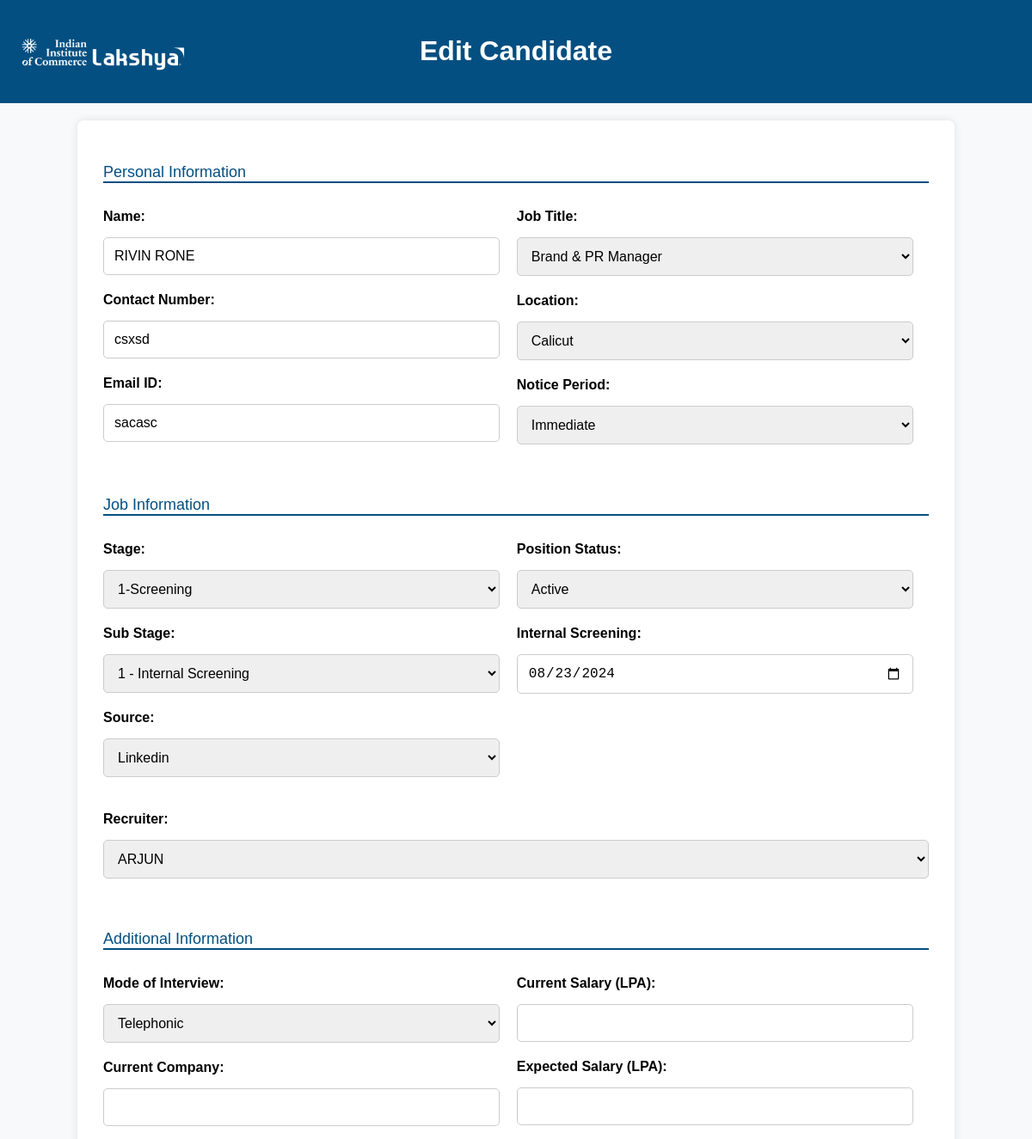
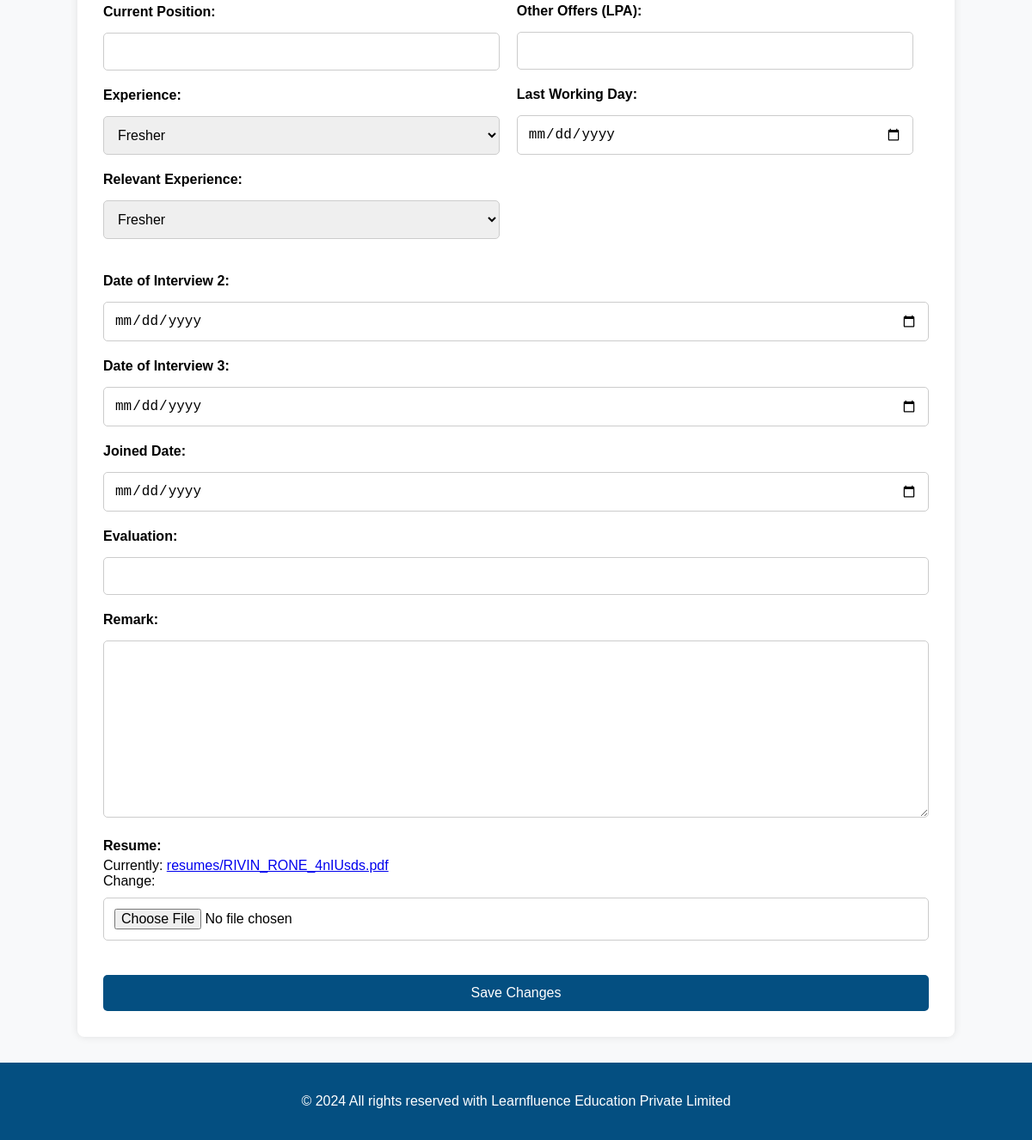
The app's page /4/edit/ (signed in) with its own data (2 pictures, top to bottom).
### candidates/models.py (models this page shows, shortened)
class Candidate(models.Model):
    name = models.CharField(max_length=100)
    job_title = models.ForeignKey(JobTitle, on_delete=models.CASCADE)
    notice_period = models.CharField(max_length=100, null=True, blank=True)
    stage = models.CharField(max_length=100, null=True, blank=True)
    sub_stage = models.CharField(max_length=100, null=True, blank=True)
    source = models.CharField(max_length=100, null=True, blank=True)
    position_status = models.CharField(max_length=100, null=True, blank=True)
    location = models.ForeignKey(Location, on_delete=models.CASCADE)
    interview_status = models.CharField(max_length=100, null=True, blank=True)
    interview_date = models.DateField(null=True, blank=True)
    interviewer = models.ForeignKey(Interviewer, on_delete=models.CASCADE)
    resume = models.FileField(upload_to='resumes/')
    sourcer = models.CharField(max_length=100, null=True, blank=True)
    contact_number = models.CharField(max_length=100)
    email_id = models.CharField(max_length=100)
    current_company = models.CharField(max_length=100, null=True, blank=True)
    current_position = models.CharField(max_length=100, null=True, blank=True)
    experience_years_months = models.CharField(max_length=100, null=True, blank=True)
    relevant_experience = models.CharField(max_length=100, null=True, blank=True)
    current_salary_lpa = models.CharField(max_length=100, null=True, blank=True)
    expected_salary_lpa = models.CharField(max_length=100, null=True, blank=True)
    other_offers_lpa = models.CharField(max_length=100, null=True, blank=True)
    last_working_day = models.CharField(max_length=100, null=True, blank=True)
    internal_screening = models.DateField(null=True, blank=True)
    date_of_interview_2 = models.DateField(null=True, blank=True)
    date_of_interview_3 = models.DateField(null=True, blank=True)
    remark = models.TextField(null=True, blank=True)
    evaluation_link = models.URLField(max_length=200, null=True, blank=True)
    joined_date = models.DateField(null=True, blank=True)

### candidates/views.py (the view)
# urls.py: path('<int:candidate_id>/edit/', login_required(candidate_edit), name='candidate_edit'),
@login_required
def candidate_edit(request, candidate_id):
    candidate = get_object_or_404(Candidate, pk=candidate_id)
    if request.method == 'POST':
        form = CandidateForm(request.POST, request.FILES, instance=candidate)
        if form.is_valid():
            form.save()
            messages.success(request, 'Candidate details updated successfully.')
            return redirect('reports_home')
        else:
            messages.error(request, 'There was an error saving the form. Please check the fields and try again.')
    else:
        form = CandidateForm(instance=candidate)
    return render(request, 'candidate_edit.html', {'form': form, 'candidate': candidate})

### candidates/models.py (called while the page is built)
    def __str__(self):
        return self.name

    def __str__(self):
        return self.name

    def __str__(self):
        return self.name

### candidates/templates/candidate_edit.html (shortened to what this page needs)
{% load static %}
<!DOCTYPE html>
<html lang="en">
<head>
</head>
<body>
<header>
    <a href="{% url 'home' %}">
        <img src="{% static 'candidates/logoo.png' %}" alt="Hire-Pro Logo" class="logo">
    </a>
    <h1>Edit Candidate</h1>
</header>
<form method="post" enctype="multipart/form-data">
    <div class="section-header">Personal Information</div>
    <div class="form-section">
        <label for="{{ form.name.id_for_label }}">Name:</label>
        {{ form.name }}
        <label for="{{ form.contact_number.id_for_label }}">Contact Number:</label>
        {{ form.contact_number }}
        <label for="{{ form.email_id.id_for_label }}">Email ID:</label>
        {{ form.email_id }}
    </div>
    <div class="form-section">
        <label for="{{ form.job_title.id_for_label }}">Job Title:</label>
        {{ form.job_title }}
        <label for="{{ form.location.id_for_label }}">Location:</label>
        {{ form.location }}
        <label for="{{ form.notice_period.id_for_label }}">Notice Period:</label>
        {{ form.notice_period }}
    </div>
    <div class="section-header full-width">Job Information</div>
    <div class="form-section">
        <label for="{{ form.stage.id_for_label }}">Stage:</label>
        {{ form.stage }}
        <label for="{{ form.sub_stage.id_for_label }}">Sub Stage:</label>
        {{ form.sub_stage }}
        <label for="{{ form.source.id_for_label }}">Source:</label>
        {{ form.source }}
    </div>
    <div class="form-section">
        <label for="{{ form.position_status.id_for_label }}">Position Status:</label>
        {{ form.position_status }}
        <label for="{{ form.interview_date.id_for_label }}">Internal Screening:</label>
        {{ form.interview_date }}
    </div>
    <div class="form-section full-width">
        <label for="{{ form.interviewer.id_for_label }}">Recruiter:</label>
        {{ form.interviewer }}
    </div>
    <div class="section-header full-width">Additional Information</div>
    <div class="form-section">
        <label for="{{ form.sourcer.id_for_label }}">Mode of Interview:</label>
        {{ form.sourcer }}
        <label for="{{ form.current_company.id_for_label }}">Current Company:</label>
        {{ form.current_company }}
        <label for="{{ form.current_position.id_for_label }}">Current Position:</label>
        {{ form.current_position }}
        <label for="{{ form.experience_years_months.id_for_label }}">Experience:</label>
        {{ form.experience_years_months }}
        <label for="{{ form.relevant_experience.id_for_label }}">Relevant Experience:</label>
        {{ form.relevant_experience }}
    </div>
    <div class="form-section">
        <label for="{{ form.current_salary_lpa.id_for_label }}">Current Salary (LPA):</label>
        {{ form.current_salary_lpa }}
        <label for="{{ form.expected_salary_lpa.id_for_label }}">Expected Salary (LPA):</label>
        {{ form.expected_salary_lpa }}
        <label for="{{ form.other_offers_lpa.id_for_label }}">Other Offers (LPA):</label>
        {{ form.other_offers_lpa }}
        <label for="{{ form.last_working_day.id_for_label }}">Last Working Day:</label>
        {{ form.last_working_day }}
    </div>
    <div class="form-section full-width">
        <label for="{{ form.internal_screening.id_for_label }}">Date of Interview 2:</label>
        {{ form.internal_screening }}
        <label for="{{ form.date_of_interview_2.id_for_label }}">Date of Interview 3:</label>
        {{ form.date_of_interview_2 }}
        <label for="{{ form.date_of_interview_3.id_for_label }}">Joined Date:</label>
        {{ form.date_of_interview_3 }}
        <label for="{{ form.evaluation_link.id_for_label }}">Evaluation:</label>
        {{ form.evaluation_link }}
        <label for="{{ form.remark.id_for_label }}">Remark:</label>
        {{ form.remark }}
        <label for="{{ form.resume.id_for_label }}">Resume:</label>
        {{ form.resume }}
    </div>
    <button type="submit" class="btn btn-primary full-width">Save Changes</button>
</form>
<footer>
    <p>&copy; 2024 All rights reserved with Learnfluence Education Private Limited</p>
</footer>
</body>
</html>

### candidates/templates/candidate_edit.html (style rules this page uses)
body { font-family: Arial, sans-serif; background-color: #f8f9fa; margin: 0; padding-bottom: 100px; }
header { background-color: #044f81; color: #fff; text-align: center; padding: 20px 0; position: relative; }
.logo { width: 200px; margin-right: 10px; position: absolute; top: 50%; transform: translateY(-50%); left: 20px; filter: brightness(0) invert(1); }
footer { background-color: #044f81; color: #fff; text-align: center; padding: 20px 0; position: fixed; left: 0; bottom: 0; width: 100%; }
form { width: 80%; margin: 20px auto; background-color: #fff; border-radius: 8px; padding: 30px; box-shadow: 0px 0px 10px rgba(0, 0, 0, 0.1); display: flex; flex-wrap: wrap; gap: 20px; }
.form-section { width: 48%; }
.full-width { width: 100%; }
form input[type="text"], form input[type="email"], form input[type="file"], form input[type="date"], form input[type="url"], form textarea, form select { width: 100%; padding: 12px; margin-top: 10px; margin-bottom: 20px; border: 1px solid #ccc; border-radius: 5px; box-sizing: border-box; font-size: 16px; }
form button[type="submit"] { background-color: #044f81; color: white; padding: 12px 20px; border: none; border-radius: 5px; cursor: pointer; font-size: 16px; transition: background-color 0.3s; }
form label { font-weight: bold; margin-bottom: 5px; display: block; }
.section-header { font-size: 18px; margin-top: 20px; margin-bottom: 10px; border-bottom: 2px solid #044f81; color: #044f81; width: 100%; }

### records on screen
Candidate: name "RIVIN RONE", contact_number "csxsd", email_id "sacasc", job_title "Brand & PR Manager", location "Calicut", notice_period "Immediate", stage "1-Screening", sub_stage "1 - Internal Screening", source "Linkedin", position_status "Active", interview_date "08/23/2024", interviewer "ARJUN", sourcer "Telephonic", experience_years_months "Fresher", relevant_experience "Fresher"
